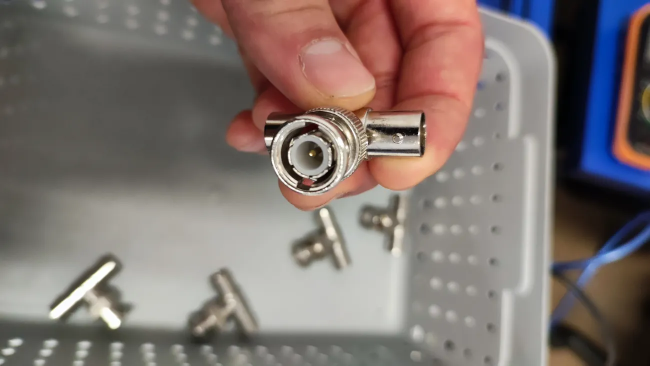
#> input picture src/assets/img/labs/lab01-bnc.webp, 1300 x 731 px (shown at 1/2 size)
$ python -i make_images.py   (imports and definitions only)
#> lines starting #> are read from the running program, lines starting #| are printed output that depends on the picture; after the words box and inside, x2 and y2 are one past the last pixel; in counts of white or black regions, pixels touching at a corner belong together
#> further down, picture is the input picture: PIL image 1300x731 RGB; mean R, G, B 127.4, 116.1, 112
"""One-off helper: builds the site's images from the original course materials.

Run from the folder that contains `wyklady/` and `SYC SCE/` (the course materials):
    py syc-site/tools/make_images.py <slides_dir>
<slides_dir> = folder with lab03/ and lab04/ slide exports (sNN.jpg) made from the .pptx files.
Needs: PyMuPDF, Pillow.  Output: syc-site/src/assets/img/** (WebP) + manifest.json
"""
import os, sys, json, glob
sys.path.insert(0, os.path.dirname(os.path.abspath(__file__)))
from figcrop import fitz, auto_box, render
from PIL import Image, ImageChops

OUT = os.path.join(os.path.dirname(os.path.abspath(__file__)), '..', 'src', 'assets', 'img')
SLIDES = sys.argv[1] if len(sys.argv) > 1 else 'slides'
manifest = {}

def trim(im, m=14):
#> called with m = 14
    bg = Image.new('RGB', im.size, 'white')
#> bg: PIL image 1300x731 RGB; every value is 255
    diff = ImageChops.difference(im.convert('RGB'), bg).convert('L').point(lambda v: 255 if v > 14 else 0)
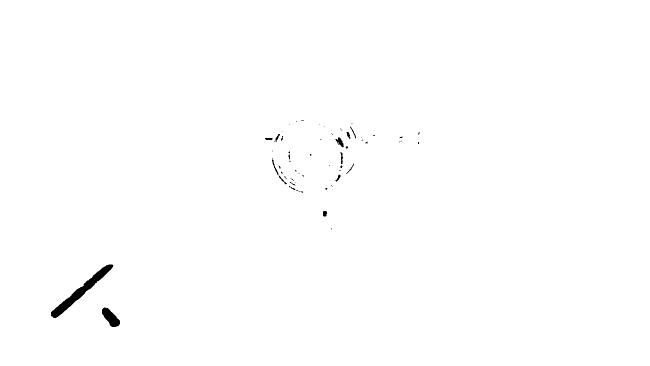
#> diff: PIL image 1300x731 L (shown at 1/2 size); 99.6% white; 62 black regions (47 under 20 px), largest, box (x1, y1, x2, y2) and area: (102, 529, 227, 636) 2342, (204, 615, 240, 654) 774, (671, 275, 688, 295) 158
    bb = diff.getbbox()
#> bb = (0, 0, 1300, 731)
    if not bb: return im
    return im.crop((max(bb[0]-m, 0), max(bb[1]-m, 0), min(bb[2]+m, im.width), min(bb[3]+m, im.height)))

def save(im, rel, maxw, q=82):
    im = im.convert('RGB')
    if im.width > maxw:
        im = im.resize((maxw, round(im.height * maxw / im.width)), Image.LANCZOS)
    path = os.path.join(OUT, rel + '.webp')
    os.makedirs(os.path.dirname(path), exist_ok=True)
    im.save(path, 'WEBP', quality=q, method=6)
    manifest[rel + '.webp'] = [im.width, im.height]

def full_page(page, width=1600):
    z = width / page.rect.width
    pm = page.get_pixmap(matrix=fitz.Matrix(z, z), alpha=False)
    return trim(Image.frombytes('RGB', (pm.width, pm.height), pm.samples))

# ---------- lectures: every slide that contains a figure ----------
# [7 lines not run here, left out]

# ---------- labs: slides from PDF ----------
LAB = {
 'lab01': ('SYC SCE/01/01 SYC labs PL.pdf', {38:'full',39:'full',54:'full',58:'full',63:'auto',64:'auto',67:'auto',68:'auto',69:'auto',70:'auto',71:'auto',72:'full',73:'auto'}),
 'lab02': ('SYC SCE/02/02 SYC labs ENG.pdf', {15:'full',16:'full',17:'full',19:'full',20:'full',22:'full',23:'full'}),
 'lab05': ('SYC SCE/05 Semiconductors - diodes and transistors/05 SYC labs transistors.pdf', {12:'full',13:'full',14:'auto',22:'full',23:'full',24:'full',25:'full',26:'full',27:'full',28:'full',29:'full'}),
 'lab06': ('SYC SCE/06/06 Operational amplifier.pdf', {3:'full',8:'full',11:'full',12:'full',13:'full',16:'full',17:'full',20:'full',21:'full'}),
 'lab07': ('SYC SCE/07 and 08/07 and 08 Logisim and Minimization of Boolean functions.pdf', {2:'full',10:'full',19:'full',22:'full',23:'full'}),
 'lab09': ('SYC SCE/09/09 MUX.pdf', {3:'full',8:'full',11:'full',14:'full',21:'full',22:'full',25:'full'}),
 'lab10': ('SYC SCE/10/10 Flip-flop.pdf', {5:'full',10:'full'}),
 'lab11': ('SYC SCE/11/11 Designing of Sequential Circuits_PL.pdf', {14:'full',19:'full',24:'full',28:'full',33:'full',37:'full'}),
 'lab12': ('SYC SCE/12/12 SYC labs.pdf', {11:'auto',13:'auto'}),
 'lab13': ('SYC SCE/13/13 SYC labs.pdf', {13:'full',15:'auto',16:'auto',18:'full',22:'auto',23:'auto'}),
 'lab14': ('SYC SCE/14/14 SYC labs.pdf', {2:'full',4:'full'}),
}
# [16 lines not run here, left out]

# ---------- labs 1 and 2: original photos ----------
PHOTOS = {
 'SYC SCE/01/miernik_01.jpg':'lab01-multimeter', 'SYC SCE/01/oscyloskop.jpg':'lab01-oscilloscope',
 'SYC SCE/01/oscyloskop_przelaczniki.jpg':'lab01-scope-panel', 'SYC SCE/01/podzespoły.jpg':'lab01-parts',
 'SYC SCE/01/sygnał generator funkcyjny.jpg':'lab01-generator', 'SYC SCE/01/zasilacz labolatoryjny.jpg':'lab01-psu-front',
 'SYC SCE/01/zasilacz labolatoryjny tyl.jpg':'lab01-psu-back', 'SYC SCE/01/złącza.jpg':'lab01-bnc',
 'SYC SCE/02/00.jpg':'lab02-dmm-spec', 'SYC SCE/02/00_task 1 1 a.jpg':'lab02-t11a', 'SYC SCE/02/01_task 1 1 b.jpg':'lab02-t11b',
 'SYC SCE/02/02_task 1 2 a.jpg':'lab02-t12a', 'SYC SCE/02/03_task 1 2 b.jpg':'lab02-t12b', 'SYC SCE/02/04_task 1 2 c.jpg':'lab02-t12c',
 'SYC SCE/02/05_task 2 a.jpg':'lab02-t2a', 'SYC SCE/02/06_task 2 b.jpg':'lab02-t2b', 'SYC SCE/02/07_task 3 1.jpg':'lab02-t31',
 'SYC SCE/02/08_task 3 2 a.jpg':'lab02-t32a', 'SYC SCE/02/09_task 3 2 b.jpg':'lab02-t32b', 'SYC SCE/02/10_task 4 a.jpg':'lab02-t4a',
 'SYC SCE/02/11_task 4 b.jpg':'lab02-t4b', 'SYC SCE/02/12_task 4 c.jpg':'lab02-t4c',
}
# [6 lines not run here, left out]

>>> from PIL import Image
>>> picture = Image.open('../src/assets/img/labs/lab01-bnc.webp')
>>> result = trim(picture)
